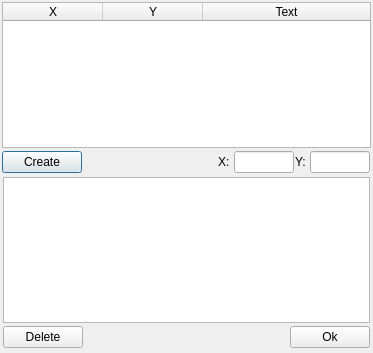
<?xml version="1.0" encoding="UTF-8"?>
<ui version="4.0">
 <class>EditSignsDialogClass</class>
 <widget class="QDialog" name="EditSignsDialogClass">
  <property name="geometry">
   <rect>
    <x>0</x>
    <y>0</y>
    <width>373</width>
    <height>353</height>
   </rect>
  </property>
  <property name="windowTitle">
   <string>EditSignsDialog</string>
  </property>
  <layout class="QVBoxLayout" name="verticalLayout">
   <property name="spacing">
    <number>1</number>
   </property>
   <property name="leftMargin">
    <number>2</number>
   </property>
   <property name="topMargin">
    <number>2</number>
   </property>
   <property name="rightMargin">
    <number>2</number>
   </property>
   <property name="bottomMargin">
    <number>2</number>
   </property>
   <item>
    <widget class="QTableWidget" name="signsTable">
     <property name="sizePolicy">
      <sizepolicy hsizetype="Preferred" vsizetype="Preferred">
       <horstretch>0</horstretch>
       <verstretch>0</verstretch>
      </sizepolicy>
     </property>
     <property name="editTriggers">
      <set>QAbstractItemView::NoEditTriggers</set>
     </property>
     <property name="alternatingRowColors">
      <bool>true</bool>
     </property>
     <property name="selectionMode">
      <enum>QAbstractItemView::SingleSelection</enum>
     </property>
     <property name="selectionBehavior">
      <enum>QAbstractItemView::SelectRows</enum>
     </property>
     <attribute name="horizontalHeaderHighlightSections">
      <bool>false</bool>
     </attribute>
     <attribute name="horizontalHeaderStretchLastSection">
      <bool>true</bool>
     </attribute>
     <column>
      <property name="text">
       <string>X</string>
      </property>
     </column>
     <column>
      <property name="text">
       <string>Y</string>
      </property>
     </column>
     <column>
      <property name="text">
       <string>Text</string>
      </property>
     </column>
    </widget>
   </item>
   <item>
    <widget class="QWidget" name="widget" native="true">
     <property name="sizePolicy">
      <sizepolicy hsizetype="Preferred" vsizetype="Fixed">
       <horstretch>0</horstretch>
       <verstretch>0</verstretch>
      </sizepolicy>
     </property>
     <property name="minimumSize">
      <size>
       <width>0</width>
       <height>0</height>
      </size>
     </property>
     <layout class="QHBoxLayout" name="horizontalLayout_2">
      <property name="leftMargin">
       <number>0</number>
      </property>
      <property name="topMargin">
       <number>2</number>
      </property>
      <property name="rightMargin">
       <number>0</number>
      </property>
      <property name="bottomMargin">
       <number>2</number>
      </property>
      <item>
       <widget class="QPushButton" name="createButton">
        <property name="minimumSize">
         <size>
          <width>75</width>
          <height>0</height>
         </size>
        </property>
        <property name="text">
         <string>Create</string>
        </property>
       </widget>
      </item>
      <item>
       <spacer name="horizontalSpacer">
        <property name="orientation">
         <enum>Qt::Horizontal</enum>
        </property>
        <property name="sizeHint" stdset="0">
         <size>
          <width>40</width>
          <height>20</height>
         </size>
        </property>
       </spacer>
      </item>
      <item>
       <widget class="QWidget" name="widget_4" native="true">
        <property name="sizePolicy">
         <sizepolicy hsizetype="Fixed" vsizetype="Preferred">
          <horstretch>0</horstretch>
          <verstretch>0</verstretch>
         </sizepolicy>
        </property>
        <property name="minimumSize">
         <size>
          <width>0</width>
          <height>0</height>
         </size>
        </property>
        <layout class="QHBoxLayout" name="horizontalLayout_3">
         <property name="spacing">
          <number>1</number>
         </property>
         <property name="leftMargin">
          <number>0</number>
         </property>
         <property name="topMargin">
          <number>0</number>
         </property>
         <property name="rightMargin">
          <number>0</number>
         </property>
         <property name="bottomMargin">
          <number>0</number>
         </property>
         <item>
          <widget class="QLabel" name="label">
           <property name="text">
            <string>X: </string>
           </property>
          </widget>
         </item>
         <item>
          <widget class="QLineEdit" name="xEdit">
           <property name="maximumSize">
            <size>
             <width>60</width>
             <height>16777215</height>
            </size>
           </property>
          </widget>
         </item>
         <item>
          <widget class="QLabel" name="label_2">
           <property name="text">
            <string>Y: </string>
           </property>
          </widget>
         </item>
         <item>
          <widget class="QLineEdit" name="yEdit">
           <property name="maximumSize">
            <size>
             <width>60</width>
             <height>16777215</height>
            </size>
           </property>
          </widget>
         </item>
         <item>
          <widget class="QWidget" name="widget_5" native="true"/>
         </item>
        </layout>
       </widget>
      </item>
     </layout>
    </widget>
   </item>
   <item>
    <widget class="QWidget" name="widget_2" native="true">
     <property name="minimumSize">
      <size>
       <width>0</width>
       <height>100</height>
      </size>
     </property>
     <layout class="QVBoxLayout" name="verticalLayout_2">
      <property name="spacing">
       <number>1</number>
      </property>
      <property name="leftMargin">
       <number>1</number>
      </property>
      <property name="topMargin">
       <number>1</number>
      </property>
      <property name="rightMargin">
       <number>1</number>
      </property>
      <property name="bottomMargin">
       <number>1</number>
      </property>
      <item>
       <widget class="QPlainTextEdit" name="signtext">
        <property name="sizePolicy">
         <sizepolicy hsizetype="Preferred" vsizetype="Preferred">
          <horstretch>0</horstretch>
          <verstretch>0</verstretch>
         </sizepolicy>
        </property>
        <property name="font">
         <font>
          <pointsize>16</pointsize>
         </font>
        </property>
        <property name="lineWrapMode">
         <enum>QPlainTextEdit::NoWrap</enum>
        </property>
       </widget>
      </item>
      <item>
       <widget class="QWidget" name="widget_3" native="true">
        <property name="sizePolicy">
         <sizepolicy hsizetype="Preferred" vsizetype="Fixed">
          <horstretch>0</horstretch>
          <verstretch>0</verstretch>
         </sizepolicy>
        </property>
        <property name="minimumSize">
         <size>
          <width>0</width>
          <height>0</height>
         </size>
        </property>
        <layout class="QHBoxLayout" name="horizontalLayout">
         <property name="leftMargin">
          <number>0</number>
         </property>
         <property name="topMargin">
          <number>2</number>
         </property>
         <property name="rightMargin">
          <number>0</number>
         </property>
         <property name="bottomMargin">
          <number>2</number>
         </property>
         <item>
          <widget class="QPushButton" name="deleteButton">
           <property name="minimumSize">
            <size>
             <width>75</width>
             <height>0</height>
            </size>
           </property>
           <property name="text">
            <string>Delete</string>
           </property>
          </widget>
         </item>
         <item>
          <spacer name="horizontalSpacer_3">
           <property name="orientation">
            <enum>Qt::Horizontal</enum>
           </property>
           <property name="sizeHint" stdset="0">
            <size>
             <width>40</width>
             <height>20</height>
            </size>
           </property>
          </spacer>
         </item>
         <item>
          <widget class="QPushButton" name="okButton">
           <property name="minimumSize">
            <size>
             <width>75</width>
             <height>0</height>
            </size>
           </property>
           <property name="text">
            <string>Ok</string>
           </property>
          </widget>
         </item>
        </layout>
       </widget>
      </item>
     </layout>
    </widget>
   </item>
  </layout>
 </widget>
 <layoutdefault spacing="6" margin="11"/>
 <resources/>
 <connections>
  <connection>
   <sender>okButton</sender>
   <signal>clicked()</signal>
   <receiver>EditSignsDialogClass</receiver>
   <slot>accept()</slot>
   <hints>
    <hint type="sourcelabel">
     <x>362</x>
     <y>305</y>
    </hint>
    <hint type="destinationlabel">
     <x>201</x>
     <y>161</y>
    </hint>
   </hints>
  </connection>
 </connections>
</ui>
